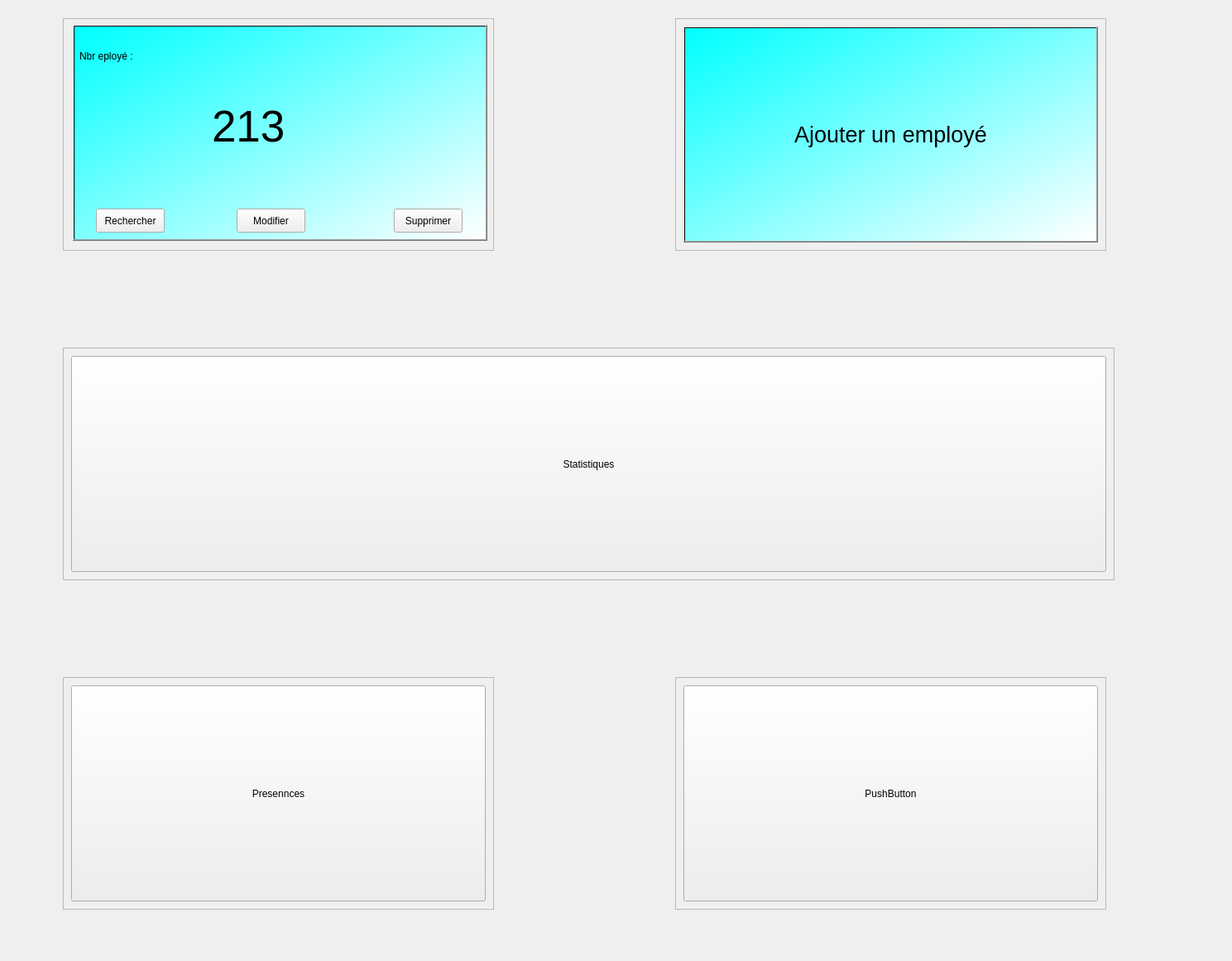
        <widget class="QWidget" name="scrollAreaWidgetContents">
         <property name="geometry">
          <rect>
           <x>0</x>
           <y>0</y>
           <width>1489</width>
           <height>1161</height>
          </rect>
         </property>
         <layout class="QGridLayout" name="gridLayout" rowminimumheight="0,0,80,0,0,80,0,0,0">
          <item row="5" column="0" colspan="2">
           <spacer name="horizontalSpacer_4">
            <property name="orientation">
             <enum>Qt::Orientation::Horizontal</enum>
            </property>
            <property name="sizeHint" stdset="0">
             <size>
              <width>40</width>
              <height>20</height>
             </size>
            </property>
           </spacer>
          </item>
          <item row="4" column="0" colspan="2">
           <spacer name="horizontalSpacer_3">
            <property name="orientation">
             <enum>Qt::Orientation::Horizontal</enum>
            </property>
            <property name="sizeHint" stdset="0">
             <size>
              <width>40</width>
              <height>20</height>
             </size>
            </property>
           </spacer>
          </item>
          <item row="6" column="1">
           <widget class="QFrame" name="frame_4">
            <property name="minimumSize">
             <size>
              <width>521</width>
              <height>281</height>
             </size>
            </property>
            <property name="maximumSize">
             <size>
              <width>521</width>
              <height>281</height>
             </size>
            </property>
            <property name="styleSheet">
             <string notr="true"/>
            </property>
            <property name="frameShape">
             <enum>QFrame::Shape::StyledPanel</enum>
            </property>
            <property name="frameShadow">
             <enum>QFrame::Shadow::Raised</enum>
            </property>
            <widget class="QPushButton" name="pushButton_9">
             <property name="geometry">
              <rect>
               <x>10</x>
               <y>10</y>
               <width>501</width>
               <height>261</height>
              </rect>
             </property>
             <property name="text">
              <string>PushButton</string>
             </property>
            </widget>
           </widget>
          </item>
          <item row="3" column="0" colspan="2">
           <widget class="QFrame" name="frame_3">
            <property name="minimumSize">
             <size>
              <width>1271</width>
              <height>281</height>
             </size>
            </property>
            <property name="maximumSize">
             <size>
              <width>1271</width>
              <height>281</height>
             </size>
            </property>
            <property name="styleSheet">
             <string notr="true"/>
            </property>
            <property name="frameShape">
             <enum>QFrame::Shape::StyledPanel</enum>
            </property>
            <property name="frameShadow">
             <enum>QFrame::Shadow::Raised</enum>
            </property>
            <widget class="QPushButton" name="pushButton_3">
             <property name="geometry">
              <rect>
               <x>10</x>
               <y>10</y>
               <width>1251</width>
               <height>261</height>
              </rect>
             </property>
             <property name="text">
              <string>Statistiques</string>
             </property>
            </widget>
           </widget>
          </item>
          <item row="2" column="0" colspan="2">
           <spacer name="horizontalSpacer_2">
            <property name="orientation">
             <enum>Qt::Orientation::Horizontal</enum>
            </property>
            <property name="sizeHint" stdset="0">
             <size>
              <width>40</width>
              <height>20</height>
             </size>
            </property>
           </spacer>
          </item>
          <item row="0" column="1">
           <widget class="QFrame" name="frame_2">
            <property name="minimumSize">
             <size>
              <width>521</width>
              <height>281</height>
             </size>
            </property>
            <property name="maximumSize">
             <size>
              <width>521</width>
              <height>281</height>
             </size>
            </property>
            <property name="styleSheet">
             <string notr="true"/>
            </property>
            <property name="frameShape">
             <enum>QFrame::Shape::StyledPanel</enum>
            </property>
            <property name="frameShadow">
             <enum>QFrame::Shadow::Raised</enum>
            </property>
            <widget class="QPushButton" name="pushButton_2">
             <property name="geometry">
              <rect>
               <x>10</x>
               <y>10</y>
               <width>501</width>
               <height>261</height>
              </rect>
             </property>
             <property name="font">
              <font>
               <pointsize>20</pointsize>
              </font>
             </property>
             <property name="styleSheet">
              <string notr="true">background-color: qlineargradient(spread:pad, x1:0, y1:0, x2:1, y2:1, stop:0 rgba(0, 255, 255, 255), stop:1 rgba(255, 255, 255, 255));</string>
             </property>
             <property name="text">
              <string>Ajouter un employé</string>
             </property>
            </widget>
           </widget>
          </item>
          <item row="0" column="0">
           <widget class="QFrame" name="frame">
            <property name="minimumSize">
             <size>
              <width>521</width>
              <height>281</height>
             </size>
            </property>
            <property name="maximumSize">
             <size>
              <width>521</width>
              <height>281</height>
             </size>
            </property>
            <property name="styleSheet">
             <string notr="true"/>
            </property>
            <property name="frameShape">
             <enum>QFrame::Shape::StyledPanel</enum>
            </property>
            <property name="frameShadow">
             <enum>QFrame::Shadow::Raised</enum>
            </property>
            <widget class="QPushButton" name="pushButton">
             <property name="geometry">
              <rect>
               <x>12</x>
               <y>8</y>
               <width>501</width>
               <height>261</height>
              </rect>
             </property>
             <property name="sizePolicy">
              <sizepolicy hsizetype="Minimum" vsizetype="Fixed">
               <horstretch>0</horstretch>
               <verstretch>0</verstretch>
              </sizepolicy>
             </property>
             <property name="styleSheet">
              <string notr="true">background-color: qlineargradient(spread:pad, x1:0, y1:0, x2:1, y2:1, stop:0 rgba(0, 255, 255, 255), stop:1 rgba(255, 255, 255, 255));</string>
             </property>
             <property name="text">
              <string/>
             </property>
             <property name="checkable">
              <bool>false</bool>
             </property>
             <property name="checked">
              <bool>false</bool>
             </property>
            </widget>
            <widget class="QLabel" name="label_8">
             <property name="geometry">
              <rect>
               <x>20</x>
               <y>20</y>
               <width>171</width>
               <height>51</height>
              </rect>
             </property>
             <property name="styleSheet">
              <string notr="true">QLabel {
    background-color: transparent;
}</string>
             </property>
             <property name="text">
              <string>Nbr eployé : </string>
             </property>
            </widget>
            <widget class="QPushButton" name="pushButton_22">
             <property name="geometry">
              <rect>
               <x>40</x>
               <y>230</y>
               <width>83</width>
               <height>29</height>
              </rect>
             </property>
             <property name="text">
              <string>Rechercher</string>
             </property>
            </widget>
            <widget class="QPushButton" name="pushButton_23">
             <property name="geometry">
              <rect>
               <x>210</x>
               <y>230</y>
               <width>83</width>
               <height>29</height>
              </rect>
             </property>
             <property name="text">
              <string>Modifier</string>
             </property>
            </widget>
            <widget class="QPushButton" name="pushButton_24">
             <property name="geometry">
              <rect>
               <x>400</x>
               <y>230</y>
               <width>83</width>
               <height>29</height>
              </rect>
             </property>
             <property name="text">
              <string>Supprimer</string>
             </property>
            </widget>
            <widget class="QLabel" name="label_11">
             <property name="geometry">
              <rect>
               <x>180</x>
               <y>90</y>
               <width>141</width>
               <height>81</height>
              </rect>
             </property>
             <property name="font">
              <font>
               <pointsize>40</pointsize>
              </font>
             </property>
             <property name="styleSheet">
              <string notr="true">QLabel {
    background-color: transparent;
}</string>
             </property>
             <property name="text">
              <string>213</string>
             </property>
            </widget>
           </widget>
          </item>
          <item row="6" column="0">
           <widget class="QFrame" name="frame_5">
            <property name="minimumSize">
             <size>
              <width>521</width>
              <height>281</height>
             </size>
            </property>
            <property name="maximumSize">
             <size>
              <width>521</width>
              <height>281</height>
             </size>
            </property>
            <property name="styleSheet">
             <string notr="true"/>
            </property>
            <property name="frameShape">
             <enum>QFrame::Shape::StyledPanel</enum>
            </property>
            <property name="frameShadow">
             <enum>QFrame::Shadow::Raised</enum>
            </property>
            <widget class="QPushButton" name="pushButton_4">
             <property name="geometry">
              <rect>
               <x>10</x>
               <y>10</y>
               <width>501</width>
               <height>261</height>
              </rect>
             </property>
             <property name="text">
              <string>Presennces</string>
             </property>
            </widget>
           </widget>
          </item>
          <item row="1" column="0" colspan="2">
           <spacer name="horizontalSpacer">
            <property name="orientation">
             <enum>Qt::Orientation::Horizontal</enum>
            </property>
            <property name="sizeHint" stdset="0">
             <size>
              <width>40</width>
              <height>20</height>
             </size>
            </property>
           </spacer>
          </item>
          <item row="8" column="0" colspan="2">
           <spacer name="horizontalSpacer_6">
            <property name="orientation">
             <enum>Qt::Orientation::Horizontal</enum>
            </property>
            <property name="sizeHint" stdset="0">
             <size>
              <width>40</width>
              <height>20</height>
             </size>
            </property>
           </spacer>
          </item>
          <item row="7" column="0" colspan="2">
           <spacer name="horizontalSpacer_5">
            <property name="orientation">
             <enum>Qt::Orientation::Horizontal</enum>
            </property>
            <property name="sizeHint" stdset="0">
             <size>
              <width>40</width>
              <height>20</height>
             </size>
            </property>
           </spacer>
          </item>
         </layout>
        </widget>
